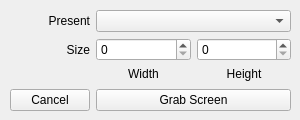
<?xml version="1.0" encoding="UTF-8"?>
<ui version="4.0">
 <class>Panel</class>
 <widget class="QWidget" name="Panel">
  <property name="geometry">
   <rect>
    <x>0</x>
    <y>0</y>
    <width>300</width>
    <height>120</height>
   </rect>
  </property>
  <property name="sizePolicy">
   <sizepolicy hsizetype="Expanding" vsizetype="Expanding">
    <horstretch>0</horstretch>
    <verstretch>0</verstretch>
   </sizepolicy>
  </property>
  <property name="minimumSize">
   <size>
    <width>300</width>
    <height>120</height>
   </size>
  </property>
  <property name="maximumSize">
   <size>
    <width>300</width>
    <height>120</height>
   </size>
  </property>
  <property name="windowTitle">
   <string>Form</string>
  </property>
  <widget class="QWidget" name="layoutWidget">
   <property name="geometry">
    <rect>
     <x>10</x>
     <y>10</y>
     <width>281</width>
     <height>101</height>
    </rect>
   </property>
   <layout class="QGridLayout" name="gridLayout">
    <item row="1" column="1" colspan="2">
     <widget class="QSpinBox" name="widthSpinBox"/>
    </item>
    <item row="3" column="1" colspan="4">
     <widget class="QPushButton" name="CropButton">
      <property name="text">
       <string>Grab Screen</string>
      </property>
     </widget>
    </item>
    <item row="0" column="0">
     <widget class="QLabel" name="label">
      <property name="sizePolicy">
       <sizepolicy hsizetype="Preferred" vsizetype="Preferred">
        <horstretch>0</horstretch>
        <verstretch>0</verstretch>
       </sizepolicy>
      </property>
      <property name="locale">
       <locale language="English" country="UnitedKingdom"/>
      </property>
      <property name="text">
       <string>Present</string>
      </property>
      <property name="alignment">
       <set>Qt::AlignRight|Qt::AlignTrailing|Qt::AlignVCenter</set>
      </property>
     </widget>
    </item>
    <item row="1" column="0">
     <widget class="QLabel" name="label_2">
      <property name="sizePolicy">
       <sizepolicy hsizetype="Preferred" vsizetype="Preferred">
        <horstretch>0</horstretch>
        <verstretch>0</verstretch>
       </sizepolicy>
      </property>
      <property name="locale">
       <locale language="English" country="UnitedKingdom"/>
      </property>
      <property name="text">
       <string>Size</string>
      </property>
      <property name="alignment">
       <set>Qt::AlignRight|Qt::AlignTrailing|Qt::AlignVCenter</set>
      </property>
     </widget>
    </item>
    <item row="0" column="1" colspan="4">
     <widget class="QComboBox" name="comboBox"/>
    </item>
    <item row="2" column="1" colspan="2">
     <widget class="QLabel" name="label_3">
      <property name="locale">
       <locale language="English" country="UnitedKingdom"/>
      </property>
      <property name="text">
       <string>Width</string>
      </property>
      <property name="alignment">
       <set>Qt::AlignHCenter|Qt::AlignTop</set>
      </property>
     </widget>
    </item>
    <item row="3" column="0">
     <widget class="QPushButton" name="CancelButton">
      <property name="text">
       <string>Cancel</string>
      </property>
     </widget>
    </item>
    <item row="2" column="3" colspan="2">
     <widget class="QLabel" name="label_4">
      <property name="layoutDirection">
       <enum>Qt::LeftToRight</enum>
      </property>
      <property name="locale">
       <locale language="English" country="UnitedKingdom"/>
      </property>
      <property name="text">
       <string>Height</string>
      </property>
      <property name="alignment">
       <set>Qt::AlignHCenter|Qt::AlignTop</set>
      </property>
     </widget>
    </item>
    <item row="1" column="3" colspan="2">
     <widget class="QSpinBox" name="heightSpinBox"/>
    </item>
   </layout>
  </widget>
 </widget>
 <resources/>
 <connections/>
</ui>
